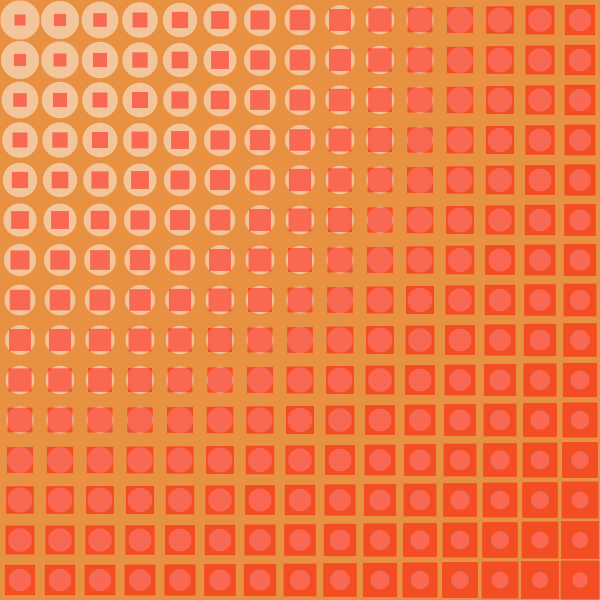
Frame 1 (no input)
Frame 60 (the mouse pressed at the canvas centre just before this capture): identical to frame 1, image omitted
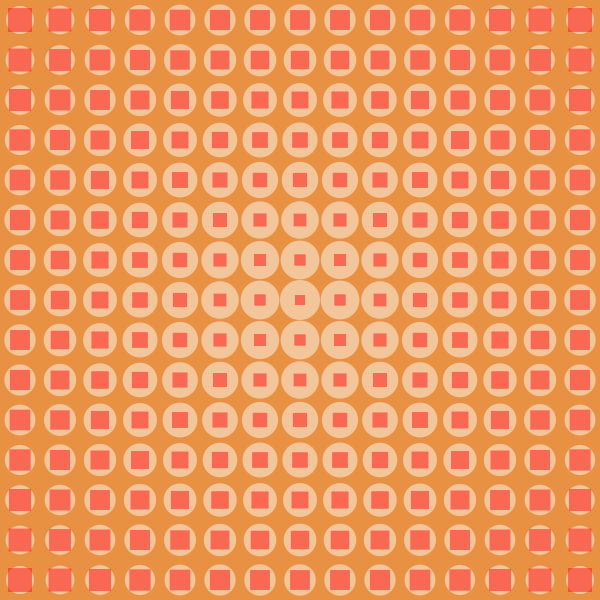
Frame 120 (the mouse held since frame 60 and released just before this capture)

The Processing sketch that drew these frames (run headless with seeded random() and noise(); from frame 60 on, the mouse is pressed at the canvas centre):

// Processing sketch: processing_158611
// ── processing_158611.pde

//Bad Plaid, jeg coding for artists sandbox
//for Loops using distance to change size of object according
//to how close the mouse is to the object . . .

float sizeE, sizeR;
float theDistance; //the distance between the center of the object and the mouse

void setup() {
  size(600, 600);
  sizeE = 40;
  sizeR = 45;
  smooth(8);
}

void draw() {
  background(233, 145, 67);
  noStroke();
  for (int i = 0; i < width/sizeE; i++) {
    for (int j = 0; j < height/sizeE; j++) {

      theDistance = dist(mouseX, mouseY, sizeE * i + sizeE/2, sizeE * j + sizeE/2);

      //the map() function allows you to map one scale to another scale
      //such as the distance from an object to the size of that object
      float rectSize = map(theDistance, 0, 1000, 10, sizeR);
      float ellipseSize = map(theDistance, 1000, 0, 10, sizeE);

      ellipseMode(CENTER);
      fill(255, 120); //notice, used the hex notation here
      ellipse(sizeE * i + sizeE/2, sizeE * j + sizeE/2, ellipseSize, ellipseSize);

      fill(255, 0, 0, 120);
      rectMode(CENTER);
      rect(sizeE * i + sizeE/2, sizeE * j + sizeE/2, rectSize, rectSize);
    }
  }
}
